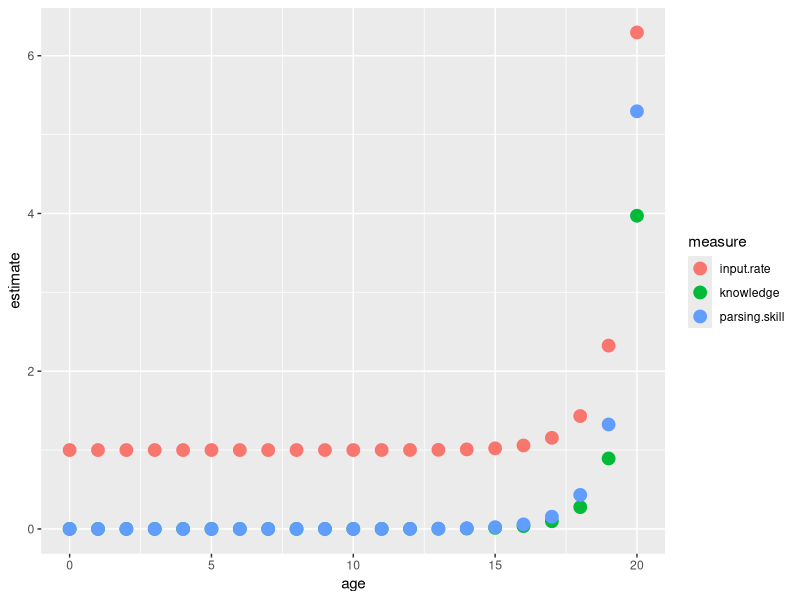
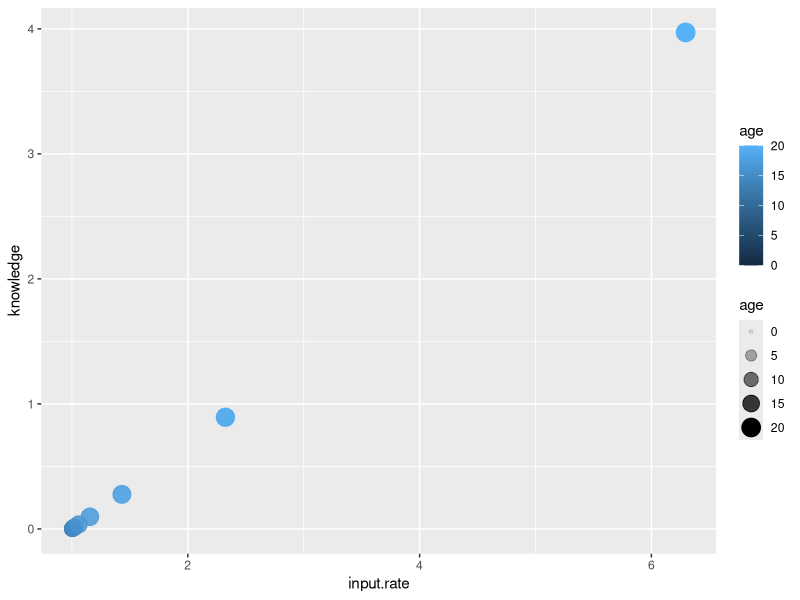
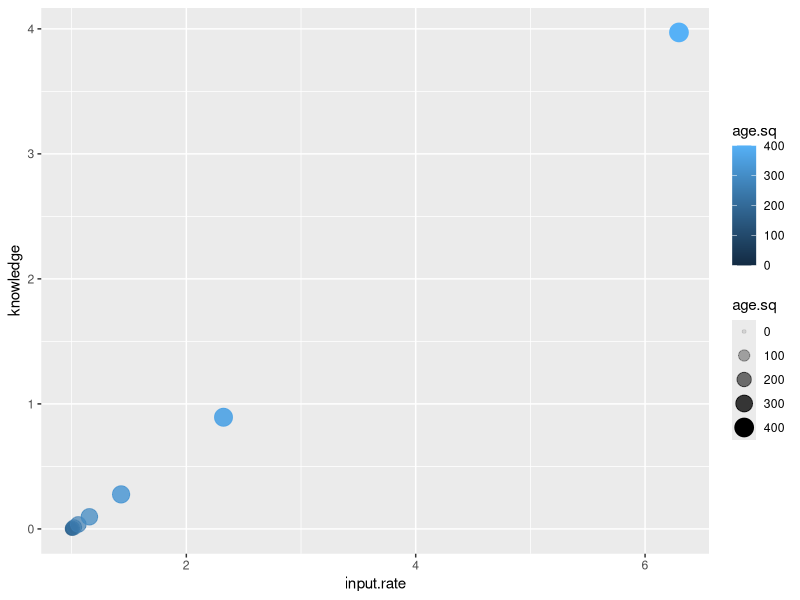
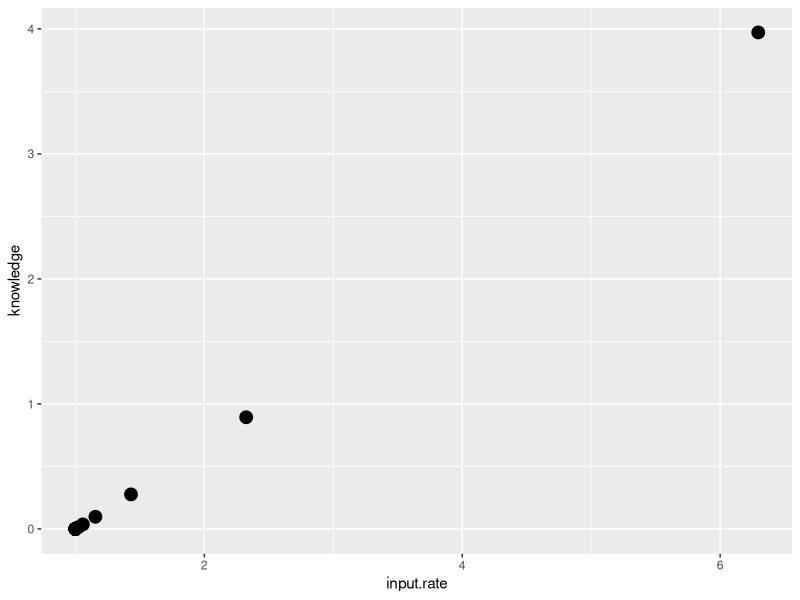

Generate these figures, in order, with R:
library(tidyverse)

input.rate <- 1
parsing.skill <- 0.00000001
knowledge <- 0.00000001
knowledge.increase.from.new.input <- 1.00000005
parsing.increase.from.new.knowledge <- 1.00000005
input.increase.for.new.knowledge <- 1.00000001
n.epochs <- 20

dev.tibble <- tibble(
  age = 0:n.epochs,
  knowledge = knowledge,
  input.rate = input.rate,
  parsing.skill = parsing.skill
)

# interactional growth of input and knowledge via parsing
for (i in 2:nrow(dev.tibble)) {
  # the child gains knowledge since the last epoch,
  dev.tibble$knowledge[i] <- dev.tibble$knowledge[i-1] +
    # which is their prev heard input rate times their parsing skill,
    (dev.tibble$input.rate[i-1] * dev.tibble$parsing.skill[i-1]) *
    # mediated by some stable fraction for converting parsed input to knowledge
    knowledge.increase.from.new.input
  
  # the child's increased knowledge increases their parsing skill,
  dev.tibble$parsing.skill[i] <- dev.tibble$parsing.skill[i-1] +
    # which is their new knowledge level times a stable fraction for converting
    # knowledge to parsing skill
    (dev.tibble$knowledge[i] * parsing.increase.from.new.knowledge)
  
  # the caregiver then increases input relative to the child's linguistic knowledge,
  dev.tibble$input.rate[i] <- dev.tibble$input.rate[i-1] +
    # which is their new knowledge level times a stable fraction fpr converting
    # knowledge to input rate
    (dev.tibble$knowledge[i] * input.increase.for.new.knowledge)
}

dev.tibble.long <- dev.tibble %>%
  gather("measure", "estimate", -age)

growth.plot <- ggplot(aes(x = age, y = estimate,
                          color = measure),
                      data = dev.tibble.long) +
  geom_point(size = 4)

input.knowledge.plot <- ggplot(aes(x = input.rate, y = knowledge),
                      data = dev.tibble) +
  geom_point(size = 4)

# input.age.knowledge.plot <- ggplot(aes(x = input.rate, y = age, size = knowledge),
#                       data = dev.tibble) +
#   geom_point()

input.age.knowledge.plot <- ggplot(aes(x = input.rate, y = knowledge,
                                        color = age, alpha = age, size = age),
                      data = dev.tibble) +
  geom_point()

dev.tibble$age.sq <- dev.tibble$age^2
# input.agesq.knowledge.plot <- ggplot(aes(x = input.rate, y = age.sq, size = knowledge),
#                       data = dev.tibble) +
#   geom_point()

input.agesq.knowledge.plot <- ggplot(aes(x = input.rate, y = knowledge,
                                        color = age.sq, alpha = age.sq, size = age.sq),
                      data = dev.tibble) +
  geom_point()
